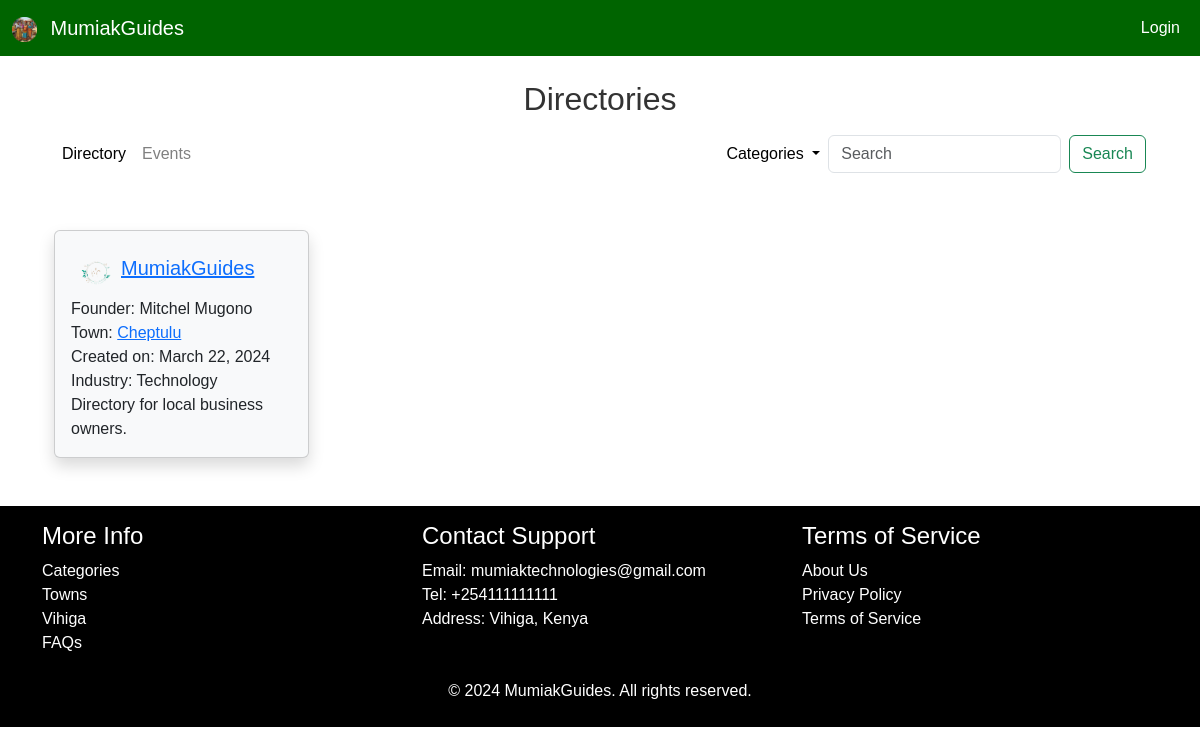
Before: / with the older database file.
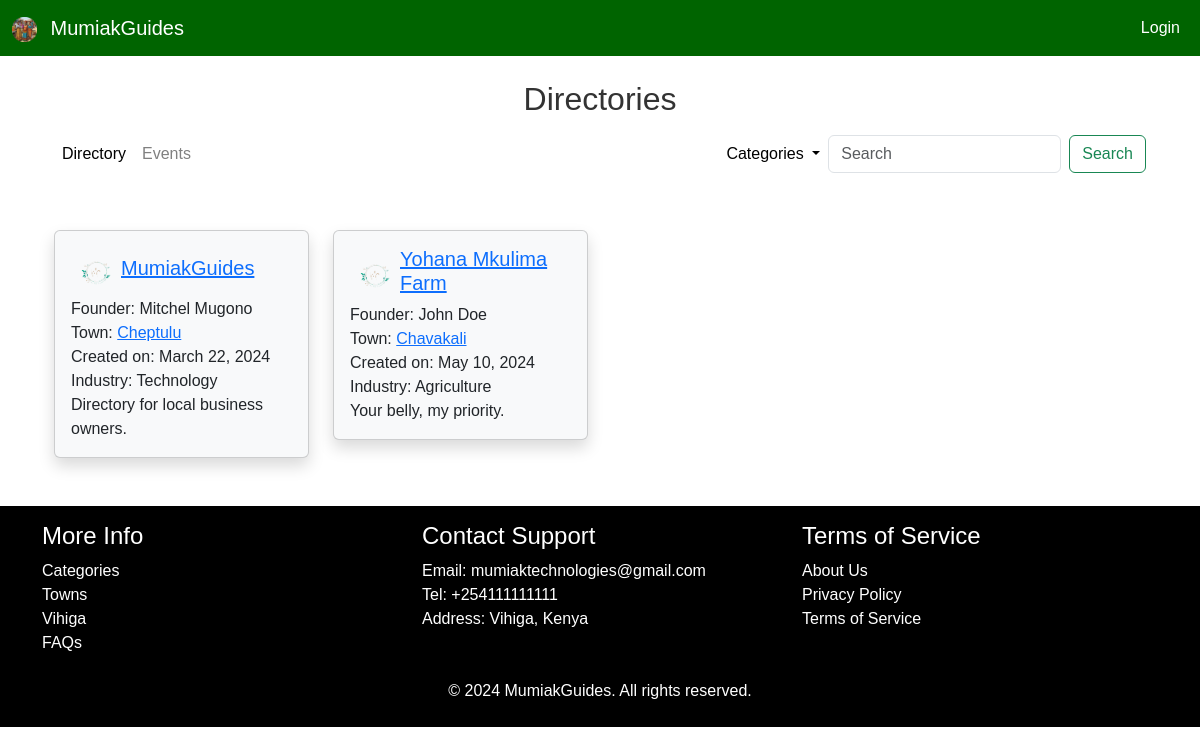
After: the same page with the newer database file.
### listings/models.py (models this page shows, shortened)
class Listing(models.Model):
    name = models.CharField(max_length=255, unique=True)
    owner = models.ForeignKey(User, on_delete=models.CASCADE)
    founder = models.CharField(max_length=255, blank=True, null=True)
    header_image = models.ImageField(null=True, blank=True, upload_to="directories/")
    dir_logo = models.ImageField(null=True, blank=True, upload_to="directories/")
    description = CKEditor5Field('Description', config_name='extends', blank=True, null=True)
    date = models.DateField(auto_now_add=True)
    town = models.CharField(max_length=255)
    industry = models.CharField(max_length=255)
    snippet = models.CharField(max_length=50)
    likes = models.ManyToManyField(User, related_name="listing_likes")

### listings/views.py (the view)
# urls.py: path('', HomeView.as_view(), name="home"),
class HomeView(ListView):
    model = Listing
    template_name = "listing/index.html"
    ordering = ['-date']
    def get_queryset(self):
        query = self.request.GET.get('q')
        if query:
            return Listing.objects.filter(name__icontains=query)
        else:
            return Listing.objects.all()
    def get_context_data(self, *args, **kwargs):
        cat_menu = Industry.objects.all()
        context = super(HomeView, self).get_context_data(*args, **kwargs)
        context["cat_menu"] = cat_menu
        return context

### listings/models.py (called while the page is built)
    def __str__(self):
        return self.industrys

### listings/templates/listing/index.html (shortened to what this page needs)
{% extends 'base.html' %}
{% load static %}
{% block content %}
<h2 class="text-center mt-4">Directories</h2>
<nav class="navbar navbar-expand-lg navbar-light">
  <div class="container-fluid">
    <div class="collapse navbar-collapse" id="navbarSupportedContent">
      <ul class="navbar-nav me-auto">
        <li class="nav-item">
          <a href="{% url 'home' %}" class="nav-link active">Directory</a>
        </li>
        <li class="nav-item">
          <a href="{% url 'event_list' %}" class="nav-link" style="color: grey;">Events</a>
        </li>
      </ul>
      <ul class="navbar-nav ml-auto align-items-center">
        {% if cat_menu %}
        <li class="nav-item dropdown">
          <a class="nav-link active dropdown-toggle" href="{% url 'home' %}" role="button" data-bs-toggle="dropdown"
            aria-expanded="false">
            Categories
          </a>
        </li>
        {% endif %}
        <li class="nav-item">
          <form class="d-flex" role="search" method="GET" action="{% url 'home' %}">
            <input class="form-control me-2" type="search" placeholder="Search" aria-label="Search" name="q" value="">
            <button class="btn btn-outline-success" type="submit">Search</button>
          </form>
        </li>
      </ul>
    </div>
  </div>
</nav>
<div class="container mt-5">
  <div class="row row-cols-1 row-cols-md-2 row-cols-lg-4 g-4">
    {% for listing in object_list %}
    <div class="col">
      <div class="card shadow bg-light">
        <div class="card-body">
          <div class="d-flex align-items-center">
            {% if listing.dir_logo %}
            <img src="{{ listing.dir_logo.url }}" alt="{{ listing.name }} Logo" style="max-width: 50px;">
            {% else %}
            <img src="{% static 'images/alt_logo.png' %}" alt="Alternative logo" style="max-width: 50px;">
            {% endif %}
            <h5 class="card-title"><a href="{% url 'listing' listing.pk %}">{{ listing.name }}</a></h5>
          </div>
          <p class="card-text">
            {% if listing.founder %}
            Founder: {{ listing.founder }} <br>
            {% else %}
            Founder: Mitchel Mugono <br>
            {% endif %}
            Town: <a href="{% url 'town' listing.town %}">{{ listing.town }}</a><br>
            Created on: {{ listing.date }} <br>
            Industry: {{ listing.industry }} <br>
            {{ listing.snippet }}
          </p>
        </div>
      </div>
    </div>
    {% endfor %}
  </div>
</div>
{% endblock %}

Changed rows visible on the page:
added Listing: dir_logo (picture), name "Yohana Mkulima Farm", founder "John Doe", town "Chavakali", date "May 10, 2024", industry "Agriculture", snippet "Your belly, my priority."
